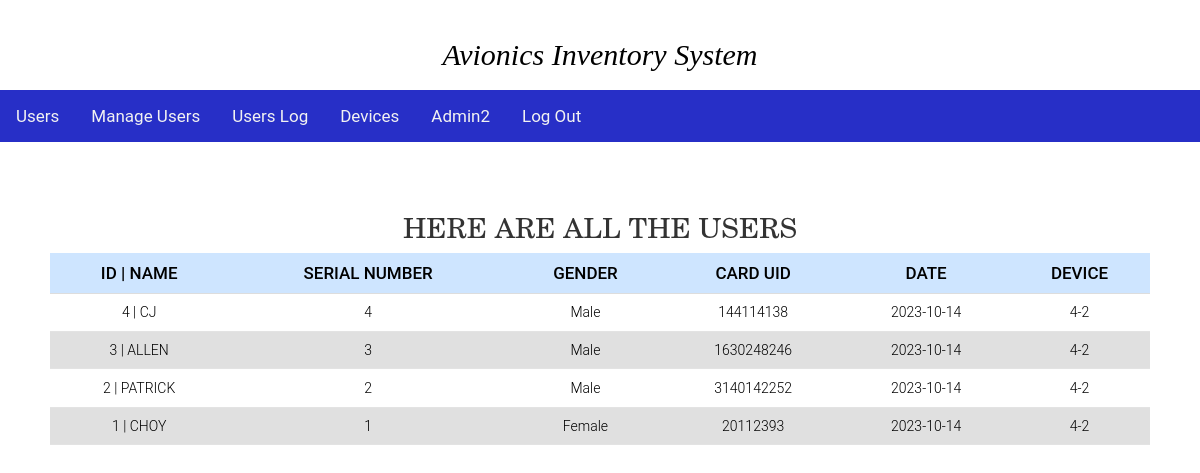
Page /0_index.php (signed in) on the committed database.
### tables this page shows
CREATE TABLE `users` (
  `id` int(11) NOT NULL,
  `username` varchar(30) NOT NULL DEFAULT 'None',
  `serialnumber` double NOT NULL DEFAULT 0,
  `gender` varchar(10) NOT NULL DEFAULT 'None',
  `email` varchar(50) NOT NULL DEFAULT 'None',
  `card_uid` varchar(30) NOT NULL,
  `card_select` tinyint(1) NOT NULL DEFAULT 0,
  `user_date` date NOT NULL,
  `device_uid` varchar(20) NOT NULL DEFAULT '0',
  `device_dep` varchar(20) NOT NULL DEFAULT '0',
  `add_card` tinyint(1) NOT NULL DEFAULT 0,
  `itemhold` varchar(20) DEFAULT NULL
);

### 0_index.php (the view, shortened to what this page needs)
<!DOCTYPE html>
<html>
<head>
    <link rel="stylesheet" type="text/css" href="css/Users.css">
</head>
<body>
<?php include'header.php'; ?>
<main>
<section>
  <h1 class="slideInDown animated">Here are all the Users</h1>
  <div class="table-responsive slideInRight animated" style="max-height: 400px;">
    <table class="table">
      <thead class="table-primary">
        <tr>
          <th>ID | Name</th>
          <th>Serial Number</th>
          <th>Gender</th>
          <th>Card UID</th>
          <th>Date</th>
          <th>Device</th>
        </tr>
      </thead>
      <tbody class="table-secondary">
        <?php
          require'connectDB.php';
            $sql = "SELECT * FROM users WHERE add_card=1 ORDER BY id DESC";
            $result = mysqli_stmt_init($conn);
            if (!mysqli_stmt_prepare($result, $sql)) {
                echo '<p class="error">SQL Error</p>';
            }
            else{
                mysqli_stmt_execute($result);
                $resultl = mysqli_stmt_get_result($result);
              if (mysqli_num_rows($resultl) > 0){
                  while ($row = mysqli_fetch_assoc($resultl)){
          ?>
                      <TR>
                      <TD><?php echo $row['id']; echo" | "; echo $row['username'];?></TD>
                      <TD><?php echo $row['serialnumber'];?></TD>
                      <TD><?php echo $row['gender'];?></TD>
                      <TD><?php echo $row['card_uid'];?></TD>
                      <TD><?php echo $row['user_date'];?></TD>
                      <TD><?php echo $row['device_dep'];?></TD>
                      </TR>
        <?php
                }
            }
          }
        ?>
      </tbody>
    </table>
  </div>
</section>
</main>
</body>
</html>

### css/Users.css (style rules this page uses)
h1 { font-size: 28px !important; color: #000; text-transform: uppercase; font-weight: 300; font-family: New Century Schoolbook, TeX Gyre Schola, serif !important; text-align: center; margin-bottom: 15px; }
th { padding: 15px; text-align: center !important; font-weight: 500; font-size: 17px; color: #000; text-transform: uppercase; border: none !important; background-color: rgba(255,255,255,0.3) !important; }
td { padding: 15px; text-align: center; font-weight: 300; font-size: 14px; color: #000000; border-bottom: solid 2px rgba(255,255,255,0.1); }
section { margin: 50px; }
section { overflow-x:hidden; }

### css/header.css (style rules this page uses)
* { text-decoration: none; box-sizing: border-box; }
body { font-family: 'Roboto', sans-serif; margin: 0; font-size: 15px; }
header, main { width: 100%; display: block; margin: 0 auto; }
tbody tr:nth-child(even) { background-color: #e0e0e0; }
tbody tr:nth-child(odd) { background-color: #ffffff; }

### rows in the picture
users: id "4", username "CJ", serialnumber "4", gender "Male", card_uid "144114138", user_date "2023-10-14", device_dep "4-2"
users: id "3", username "ALLEN", serialnumber "3", gender "Male", card_uid "1630248246", user_date "2023-10-14", device_dep "4-2"
users: id "2", username "PATRICK", serialnumber "2", gender "Male", card_uid "3140142252", user_date "2023-10-14", device_dep "4-2"
users: id "1", username "CHOY", serialnumber "1", gender "Female", card_uid "20112393", user_date "2023-10-14", device_dep "4-2"

### other values in the picture
$_SESSION['Admin-name'] "Admin2"
